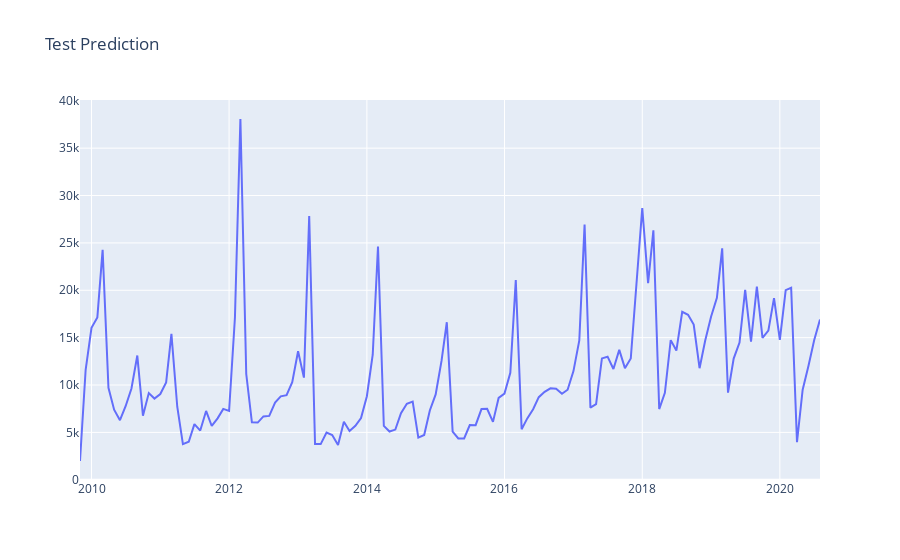

The code cell stored with this chart in its notebook:
### Code cell
import chart_studio.plotly as py
import plotly.offline as pyoff
import plotly.graph_objs as go
import plotly.graph_objs as go
import chart_studio.plotly as py
#plot monthly sales
plot_data = [
    go.Scatter(
        y = data.PCOUNT,x=data.DATE
    )
]
plot_layout = go.Layout(
        title='Test Prediction'
    )
fig = go.Figure(data=plot_data, layout=plot_layout)
pyoff.iplot(fig)

### Figure 1 — Plotly figure (JSON) as saved in the notebook; plotly's stock layout.template omitted (floating-point values rounded to 4 significant figures; data arrays with more than 128 entries replaced by an {"elided": "..."} marker saying what was removed)
{"data": [{"type": "scatter", "x": {"elided": "130 str values"}, "y": {"elided": "130 int values"}}], "layout": {"title": {"text": "Test Prediction"}}}
